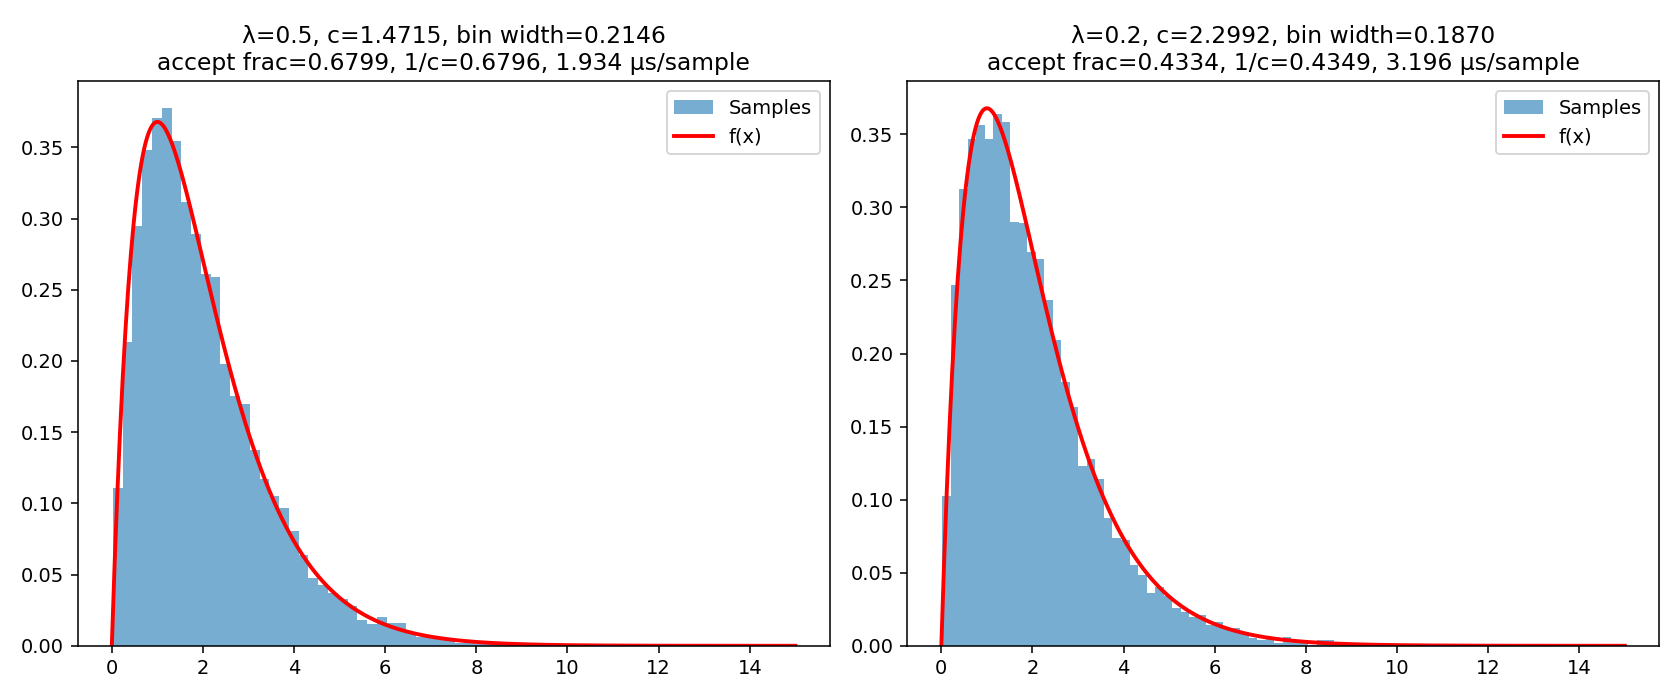

Write the Python code that produced this figure.
import numpy as np
import matplotlib.pyplot as plt
import time

def sample(lam, c, N, rng):
    out = []
    trials = 0
    while len(out) < N:
        U1, U2 = rng.random(), rng.random()
        X = -np.log(1 - U1) / lam
        trials += 1
        if U2 < (X * np.exp(-X)) / (c * lam * np.exp(-lam * X)):
            out.append(X)
    return np.array(out), trials

rng = np.random.default_rng(0)
N = 10000
params = [(0.5, 4/np.e), (0.2, 1/(0.16*np.e))]
fig, axes = plt.subplots(1, 2, figsize=(12, 5))

for ax, (lam, c) in zip(axes, params):
    t0 = time.perf_counter()
    samples, trials = sample(lam, c, N, rng)
    t1 = time.perf_counter()

    acc_frac = N / trials
    time_per = (t1 - t0) / N
    counts, edges, _ = ax.hist(samples, bins=60, density=True, alpha=0.6, label='Samples')
    width = edges[1] - edges[0]

    x = np.linspace(0, 15, 500)
    ax.plot(x, x * np.exp(-x), 'r-', linewidth=2, label='f(x)')
    ax.set_title(f'λ={lam}, c={c:.4f}, bin width={width:.4f}\n'
                 f'accept frac={acc_frac:.4f}, 1/c={1/c:.4f}, {time_per*1e6:.3f} μs/sample')
    ax.legend()

plt.tight_layout()
plt.savefig('HW2 problem3.png', dpi=140)
